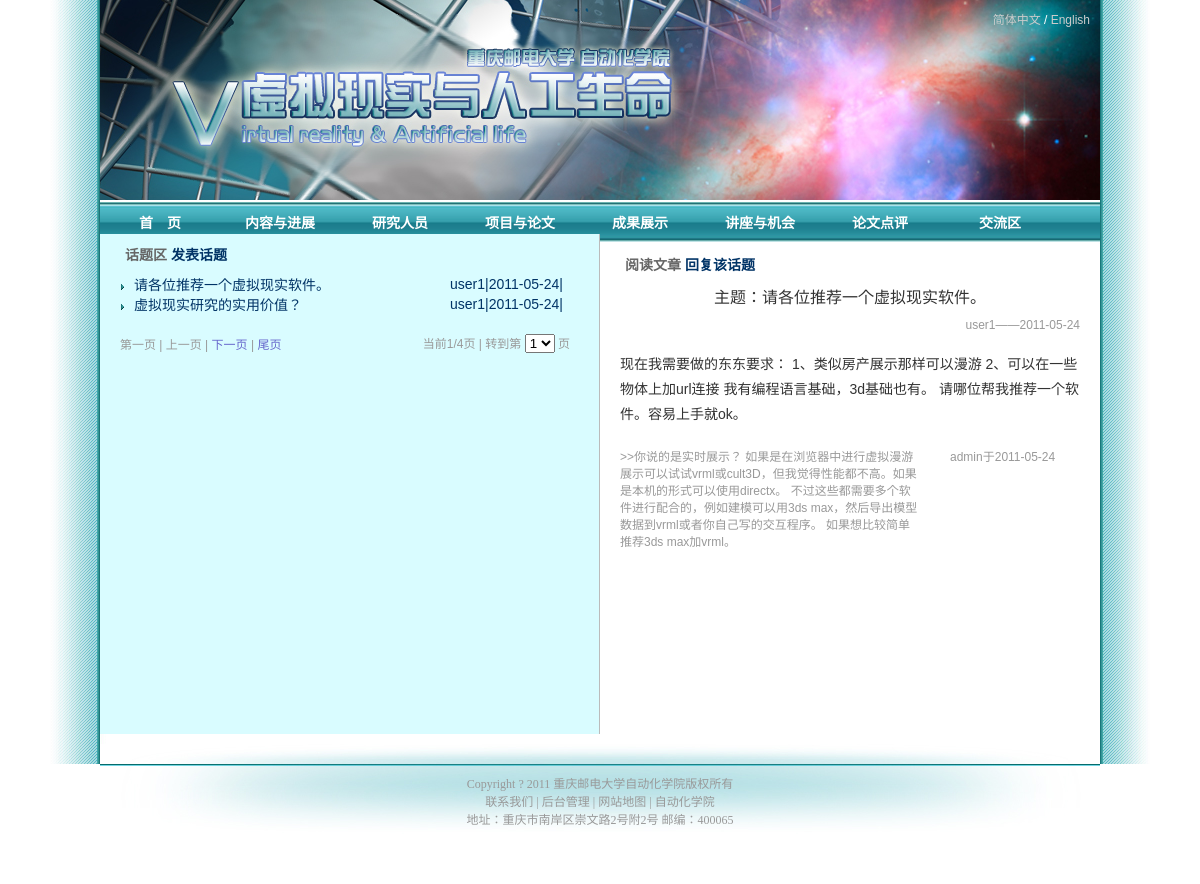
/bbs.php?id=101&mode=read&lan=chs, run on the app's committed database.
### tables this page shows
CREATE TABLE IF NOT EXISTS `10branch` (
  `id` int(11) NOT NULL,
  `item` varchar(15) NOT NULL,
  `item_eng` varchar(40) NOT NULL,
  `desc` text NOT NULL,
  `address` varchar(50) NOT NULL,
  `visiable` int(11) NOT NULL,
  `style` int(11) NOT NULL,
  PRIMARY KEY (`item`),
  UNIQUE KEY `id` (`id`)
);

CREATE TABLE IF NOT EXISTS `40bbs` (
  `id` int(11) NOT NULL AUTO_INCREMENT,
  `subid` int(11) NOT NULL,
  `title` text NOT NULL,
  `content` text NOT NULL,
  `username` varchar(50) NOT NULL,
  `date` date NOT NULL,
  PRIMARY KEY (`id`),
  KEY `id` (`id`)
);

CREATE TABLE IF NOT EXISTS `50config` (
  `id` int(11) NOT NULL,
  `sitetitle_chs` varchar(50) NOT NULL,
  `sitetitle_eng` varchar(50) NOT NULL,
  `user_reg` int(2) NOT NULL,
  `user_log` int(2) NOT NULL,
  `user_edit` int(2) NOT NULL,
  `pgsize` int(11) NOT NULL,
  `hotsize` int(11) NOT NULL,
  `sitebanner_chs` varchar(80) NOT NULL,
  `sitebanner_eng` varchar(80) NOT NULL,
  `siteflash` varchar(50) NOT NULL,
  `fvico` varchar(50) NOT NULL,
  `connect` varchar(50) NOT NULL,
  `sitemap` varchar(50) NOT NULL,
  `lasttitle_chs` varchar(50) NOT NULL,
  `lasttitle_eng` varchar(50) NOT NULL,
  `lasturl_url` varchar(50) NOT NULL,
  `copyrt_chs` varchar(200) NOT NULL,
  `address_chs` varchar(200) NOT NULL,
  `copyrt_eng` varchar(200) NOT NULL,
  `address_eng` varchar(200) NOT NULL,
  PRIMARY KEY (`id`)
);

### bbs.php (the view, shortened to what this page needs)
<head>
<link href="images/article_view.css" rel="stylesheet" type="text/css" />
</head>
<body topmargin="0">
<table  width=100% cellpadding="0" cellspacing="0" class="bgline">
<tr><td align="center">
<?php
include_once("header.php");
?>
</td></tr>
<tr><td align="center">
<div  id="main">
<table border="0" cellpadding="0" cellspacing="0" width=100% height="500px"><tr><td >
<div class="bbs_list">
<?php
if($_GET["mode"]!=topic)
{
       echo "<div style='font-size:14px;padding:10px 0px 10px 25px; font-weight:bold; color:#666666;'>";
if($_GET[lan]==chs)
{echo "话题区";}
	   echo " <a href=bbs.php?mode=topic&lan=".$_GET["lan"].">";
if($_GET[lan]==chs)
{echo "发表话题";}
	   echo "</a></div>";
if(1)
{
    if(isset($_GET['page'])){
        $page=intval($_GET['page']);
    }
    else{
        $page = 1;
    }
	$respg=mysql_query("SELECT * FROM 50config WHERE id='1'");
	$rowspg=mysql_fetch_assoc($respg);
	$pgsize=$rowspg["pgsize"];
    $page_size=$pgsize;
    $pages="SELECT count(*) as amount FROM 40bbs WHERE subid=0";
    $result=mysql_query($pages);
    while($row=mysql_fetch_row($result)){
    $amount=$row[0];
    }
    if($amount){
        if($amount%$page_size){$page_count=(int)($amount/$page_size)+1;}
        else {$page_count=$amount / $page_size;}
    }
	if(!empty($id)){ $sql="SELECT * FROM 40bbs WHERE subid=0";  echo "bbbbbbbbb";}
    else{
        $sql="SELECT * FROM 40bbs WHERE subid=0  order by id DESC limit ".($page-1)*$page_size.",".$page_size."";}
        $res=mysql_query($sql) or die(mysql_error());
        while($row=mysql_fetch_array($res))
        {
		    echo "<table  border='0' cellpadding='0' cellspacing='0'><tr><td width=350px valign='top'>";
    		echo "<tr><td><li>";
			echo "<a href=bbs.php?id=".$row["id"]."&mode=read&lan=".$_GET["lan"]."&page=".$_GET["page"].">".mb_substr($row["title"],0,21,'utf-8')."</a></td><td><div class='date'>".$row["username"]."|".$row["date"]."|</div></li>";
			echo "</td></tr></table>";
        }
	echo "<div class=page><table width=450px border='0' cellspacing='0' cellpadding='0'>
     <tr><td width=200px>";
    if($page==1){
        echo "第一页 | 上一页 | ";
    }
    else{
        echo "<a href=bbs.php?lan=".$_GET['lan']."&page=1>第一页</a> | <a href=bbs.php?lan=".$_GET['lan']."&page=".($page-1).">上一页</a> | ";
    }
    if(($page==$page_count) || ($page_count == 0)){
        echo "下一页 | 尾页";
    }
    else{
        echo "<a href=bbs.php?&lan=".$_GET['lan']."&page=".($page+1).">下一页</a> | <a hrefbbs.php?&lan=".$_GET['lan']."&page=".$page_count.">尾页</a>";
    }
	echo "</td>";
}
 ?>
    <td >&nbsp;</td>
    <td width="200px" align="right">当前<?php echo "$page";?>/<?php echo "$page_count";?>页
                              | 转到第
                              <select name="sel_page" onChange="javascript:location=this.options[this.selectedIndex].value;">
                                <?php
       for($i = 1 ;$i <=$page_count;$i++){
     if($i==$page){
    ?>
                                <option value="bbs.php?&lan=<?php echo $_GET['lan'];?>&page=<?php echo $i;?>" selected />
                                <?php echo $i;?>
                                <?php }
     else
     { ?>
                                <option value="bbs.php?&lan=<?php echo $_GET['lan'];?>&page=<?php echo $i;?>" />
                                <?php }
        }    ?>
                              </select>
                              页</td>
  </tr>
</table>
<?php  echo "</div>";  ?>
<?php
}
?>
</div>
</td><td>
<div class="bbs_view">
<?php
if($_GET["mode"]==read)
{
$id=$_GET["id"];
       echo "<div style='font-size:14px;padding:10px 0px 10px 25px; font-weight:bold; color:#666666;'>";
if($_GET[lan]==chs)
{echo "阅读文章 ";}
	   echo "<a href=bbs.php?id=$id&mode=sub&lan=".$_GET["lan"].">";
if($_GET[lan]==chs)
{echo " 回复该话题";}
	   echo "</a></div>";
$res=mysql_query("SELECT * FROM 40bbs WHERE id='$id' ");
while($rows=mysql_fetch_assoc($res))
    	{
		if($rows["subid"]==0)
			{
    		echo "<div class='bbs_title'>";
if($_GET[lan]==chs)
{echo "主题：";}
	   echo "".$rows["title"]."</div>";
			echo "<div class='bbs_username'>".$rows["username"]."——".$rows["date"]."</div>";
    		echo "<div class='bbs_content'>".$rows["content"]."</div>";
    		}
		}
$ressub=mysql_query("SELECT * FROM 40bbs WHERE subid='$id'  ORDER BY id ");
while($rowssub=mysql_fetch_assoc($ressub))
    	{
		echo "<table  border='0' cellpadding='0' cellspacing='0'><tr><td width=350px valign='top'>";
		echo "<div class='sublist'><li><div class='bbs_subcontent'>";
			echo ">>".$rowssub["content"]."</div>";
		echo "</td><td valign='top'><div class='bbs_subusername'>".$rowssub["username"]."";
if($_GET[lan]==chs)
{echo "于";}
	   echo "".$rowssub["date"]."</div></li></div>";
    	echo "</td></tr></table>";
		}
}
?>
</div>
</td></tr></table>
<table  width=100% cellpadding="0" cellspacing="0">
<tr><td align="center">
<?php
include_once("footer.php");
?>
</td></tr></table>
</body>
</html>

### header.php (shortened to what this page needs)
<!DOCTYPE html PUBLIC "-//W3C//DTD XHTML 1.0 Transitional//EN" "http://www.w3.org/TR/xhtml1/DTD/xhtml1-transitional.dtd">
<html xmlns="http://www.w3.org/1999/xhtml">
<head>
<link href="images/header.css" rel="stylesheet" type="text/css" />
</head>
<body>
<?php
if($_GET[lan]==chs)
{
	echo"
	<div class='banner_chs'>
	<div class='language'>
	<a href='index.php?lan=chs'>
	简体中文
	</a>
	/
	<a href='index.php?lan=eng'>
	English
	</a>
	</div>
	";
}
?>
</div>
<table cellpadding="0" cellspacing="0" border="0"><tr><td class="navi">
<ul>
<li><a href="index.php<?php echo "?lan=$_GET[lan]"    ?>">
<?php
if($_GET[lan]==chs)
{echo "首　页";}
?>
</a></li>
<li>
<?php
$res=mysql_query("SELECT * FROM 10branch ORDER BY id");
while($rows=mysql_fetch_assoc($res))
    if(($rows["visiable"])&&($rows["id"]!=0)&&($rows["id"]<=70))
    {
if($_GET[lan]==chs)
    	{
    	echo "<a href=article_view.php?id=main&itm_id=".$rows["id"]."&lan=$_GET[lan]>".$rows["item"]."</a>";
    	}
    }
?></li>
</ul>
</td></tr></table>
</body>
</html>

### footer.php (shortened to what this page needs)
<!DOCTYPE html PUBLIC "-//W3C//DTD XHTML 1.0 Transitional//EN" "http://www.w3.org/TR/xhtml1/DTD/xhtml1-transitional.dtd">
<html xmlns="http://www.w3.org/1999/xhtml">
<head>
<link href="images/header.css" rel="stylesheet" type="text/css" />
<body>
<div  class="footer">
<?php
$res=mysql_query("SELECT * FROM 50config WHERE id='1' ");
$rows=mysql_fetch_assoc($res);
if($_GET[lan]==chs)
{echo $rows["copyrt_chs"]."<br/> ";}
echo "<a href='mailto:".$rows["connect"]."'>";
if($_GET[lan]==chs)
{echo "联系我们";}
echo "</a> |
<a href='admin/admin.php'>";
if($_GET[lan]==chs)
{echo "后台管理";}
echo "</a> |
<a href='sitemap.php?lan=".$_GET[lan]."'>";
if($_GET[lan]==chs)
{echo "网站地图";}
echo "</a> |
<a href='".$rows["lasturl_url"]."'>";
if($_GET[lan]==chs)
{echo $rows["lasttitle_chs"];}
echo "</a> <br/>";
if($_GET[lan]==chs)
{echo $rows["address_chs"]."<br/>";}
echo "</div>";
?>
</body>
</html>

### images/article_view.css (style rules this page uses)
.bgline { background-image: url(bgline2.jpg); background-repeat: repeat-y; background-position: center; }
html { overflow: -moz-scrollbars-vertical; }
#main { position: relative; left: 5px; width: 1010px; height: 100%; margin-right: auto; margin-left: auto; padding-bottom: 20px; font-family: Arial, Helvetica, sans-serif; }
.bbs_list .page { margin:20px; }
.bbs_list .page td { color:#999999; font-size:12px; }
.bbs_list .page td a { color:#6666CC; font-size:12px; text-decoration:none; }
.bbs_list { width: 499px; height: 100%; background-color: #D9FCFF; border-right: #BBBBBB 1px solid; }
.bbs_list li { margin-left: 20px; list-style-image: url(li2.gif); }
.bbs_list .date { color: #003366; font-size: 14px; text-decoration: none; float: right; margin-right: 20px; }
.bbs_list a { color: #003366; font-size: 14px; text-decoration: none; }
.bbs_view { width: 500px; height: 100%; position: relative; left: -5px; background-color: #FFFFFF; }
.bbs_view .bbs_title { font-size: 16px; color: #333333; text-align: center; }
.bbs_view .bbs_username { font-size: 12px; color: #999999; text-align: right; margin-right: 20px; margin-top: 10px; }
.bbs_view .bbs_content { font-size: 14px; color: #333333; margin: 20px; line-height: 25px; }
.bbs_subusername { font-size: 12px; color: #999999; margin-right: 20px; }
.bbs_subcontent { float: left; font-size: 12px; color: #999999; width: 300px; }
.sublist li { list-style-image: url(li1.gif); list-style-position: outside; margin-left: 20px; }
.bbs_view a { color: #003366; font-size: 14px; text-decoration: none; }

### images/header.css (style rules this page uses)
.banner_chs { height:200px; width:1000px; background:url(banner_chs.jpg); }
.banner_chs .language { color:#FFFFFF; float:right; font-size:12px; text-decoration:none; padding:10px; font-family:Arial, Helvetica, sans-serif; }
.banner_chs .language a { color:#CCCCCC; font-size:12px; text-decoration:none; }
.navi { height:40px; width:1000px; background:url(bg-navi.jpg) repeat-x center; font-family:Arial, Helvetica, sans-serif; }
.navi ul { list-style-type:none; display:inline; font-size:14px; font-weight:bold; }
.navi ul li { float:left; text-align:center; }
.navi ul li a { padding:12px 0px 12px 0px; margin:0px 10px 0px 10px; display:inline-block; width:100px; color:#FFFFFF; text-decoration:none; }
.footer { width:1000px; height:90px; background:url(footer.jpg); background-repeat:no-repeat; position:relative; top:-20px; padding-top:30px; font-size:12px; color:#999999; text-decoration:none; font-family:"Times New Roman", Times, serif; }
.footer a { color:#999999; text-decoration:none; }

### data on the page
10branch: item "内容与进展"
10branch: item "研究人员"
10branch: item "项目与论文"
10branch: item "成果展示"
10branch: item "讲座与机会"
10branch: item "论文点评"
10branch: item "交流区"
40bbs: title "请各位推荐一个虚拟现实软件。", username "user1", date "2011-05-24", content "现在我需要做的东东要求： 1、类似房产展示那样可以漫游 2、可以在一些物体上加url连接 我有编程语言基础，3d基础也有。 请哪位帮我推荐一个软件。容易上手就ok。"
40bbs: title "虚拟现实研究的实用价值？", username "user1", date "2011-05-24"
40bbs: content "你说的是实时展示？ 如果是在浏览器中进行虚拟漫游展示可以试试vrml或cult3D，但我觉得性能都不高。如果是本机的形式可以使用directx。 不过这些都需要多个软件进行配合的，例如建模可以用3ds max，然后导出模型数据到vrml或者你自己写的交互程序。 如果想比较简单推荐3ds max加vrml。", username "admin", date "2011-05-24"
50config: copyrt_chs "Copyright ? 2011 重庆邮电大学自动化学院版权所有", lasttitle_chs "自动化学院", address_chs "地址：重庆市南岸区崇文路2号附2号 邮编：400065"

### other printed values
$page "1"
$page_count "4"
form field sel_page "1"
